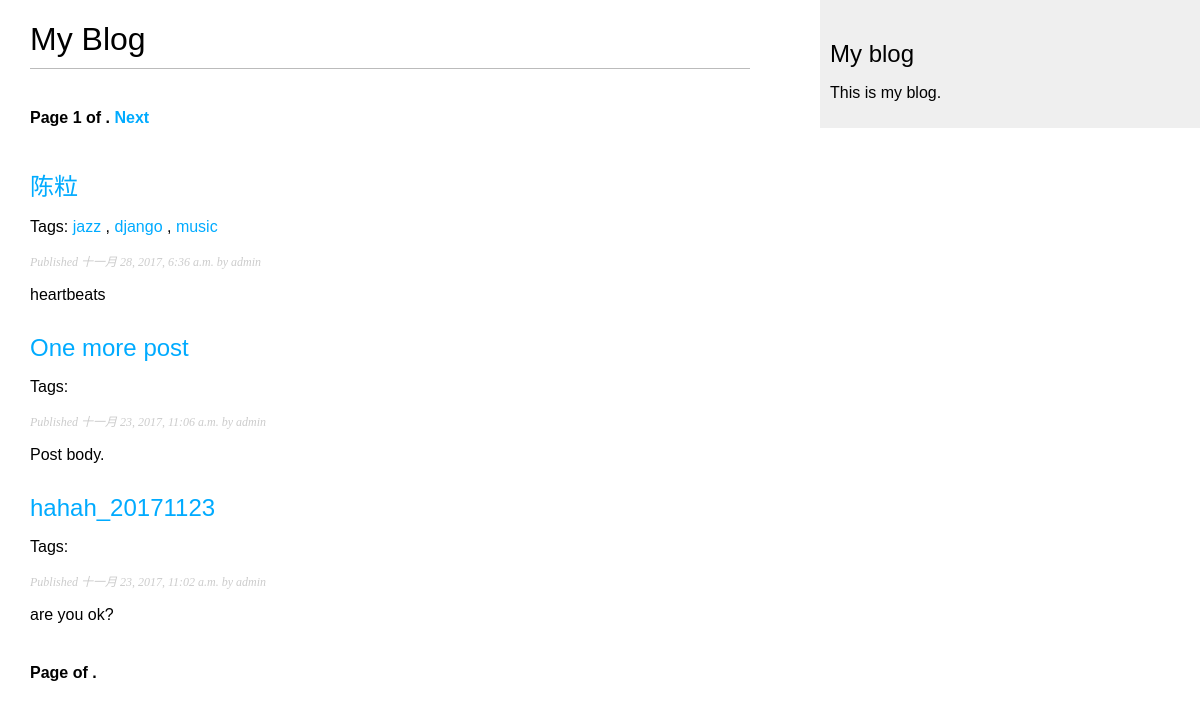
/blog/?page=1, run on the app's committed database.
### blog/models.py (models this page shows, shortened)
class Post(models.Model):
    STATUS_CHOICES = (
        ('draft', 'Draft'),
        ('published', 'Published'),
    )
    title = models.CharField(max_length=250)
    slug = models.CharField(max_length=250,
                            unique_for_date='publish')
    author = models.ForeignKey(User,
                               related_name='blog_posts'
                               )
    body = models.TextField()
    publish = models.DateTimeField(default=timezone.now)
    created = models.DateTimeField(auto_now_add=True)
    update = models.DateTimeField(auto_now=True)
    status = models.CharField(max_length=10,
                              choices=STATUS_CHOICES,
                              default='draft')
    objects = models.Manager()
    published = PublishedManager()
    tags = TaggableManager()
    class Meta:
        ordering = ('-publish',)
    def get_absolute_url(self):
        return reverse('blog:post_detail',
                       args=[self.publish.year,
                             self.publish.strftime('%m'),
                             self.publish.strftime('%d'),
                             self.slug])

### blog/views.py (the view)
# urls.py: url(r'^tag/(?P<tag_slug>[-\w]+)/$', views.post_list, name='post_list_by_tag'),
def post_list(request, tag_slug=None):
    object_list = Post.published.all()
    tag = None
    if tag_slug:
        tag = get_object_or_404(Tag, slug=tag_slug)
        object_list = object_list.filter(tags__in=[tag])
    paginator = Paginator(object_list, 3)  # 3 posts in each page
    page = request.GET.get('page')
    try:
        posts = paginator.page(page)
    except PageNotAnInteger:
        posts = paginator.page(paginator.num_pages)
    return render(request,
                  'blog/post/list.html',
                  {'page': page,
                   'posts': posts,
                   'tag': tag})

### blog/models.py (called while the page is built)
    def get_queryset(self):
        return super(PublishedManager,
                     self).get_queryset().filter(status='published')

### blog/templates/blog/post/list.html (shortened to what this page needs)
{% extends "blog/base.html" %}
{% block content %}
    <h1>My Blog</h1>
    {% include "pagination.html" with page=posts %}
    {% for post in posts %}
        <h2>
            <a href="{{ post.get_absolute_url }}">
                {{ post.title }}
            </a>
        </h2>
        <p class="tags">Tags:
            {% for tag in post.tags.all %}
                <a href="{% url "blog:post_list_by_tag" tag.slug %}">
                {{ tag.name }}
                </a>
                {% if not forloop.last %} , {% endif %}
                {% endfor %}
        </p>
        <p class="date">
            Published {{ post.publish }} by {{ post.author }}
        </p>
        {{ post.body|truncatewords:30|linebreaks }}
    {% endfor %}
    {% include "pagination.html" with page=page_obj %}
{% endblock %}

### blog/static/css/blog.css (style rules this page uses)
body { margin:0; padding:0; font-family:helvetica, sans-serif; }
a { color:#00abff; text-decoration:none; }
h1 { font-weight:normal; border-bottom:1px solid #bbb; padding:0 0 10px 0; }
h2 { font-weight:normal; margin:30px 0 0; }
p.date { color:#ccc; font-family: georgia, serif; font-size: 12px; font-style: italic; }

### data on the page
Post: title "陈粒", publish "十一月 28, 2017, 6:36 a.m.", author "admin", body "heartbeats"
Tag: name "jazz"
Tag: name "django"
Tag: name "music"
Post: title "One more post", publish "十一月 23, 2017, 11:06 a.m.", author "admin", body "Post body."
Post: title "hahah_20171123", publish "十一月 23, 2017, 11:02 a.m.", author "admin", body "are you ok?"

### other printed values
{{ page.number }} "1"
